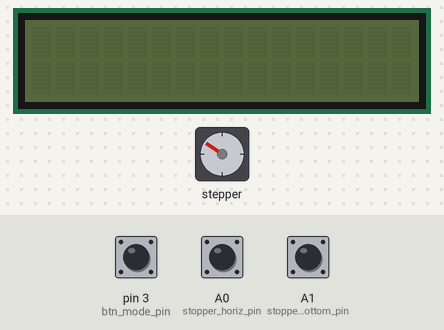
This sketch was run on a simulated Arduino Uno, built with avr-gcc and run on an emulated ATmega328P. On the bench: 16×2 character LCD, stepper motor. The test bench sets the inputs (shaded band); at power-on: A1 (stopper_vert_bottom_pin) LOW, pin 3 (btn_mode_pin) LOW, A0 (stopper_horiz_pin) HIGH. Stepper angles assume 200 steps per turn; what the sketch prints to the serial monitor is not drawn.

Above: at 0.9 s.
1.0 s: A1 (stopper_vert_bottom_pin) pulled HIGH for 0.15 s
2.6 s: pin 3 (btn_mode_pin) pulled HIGH for 0.15 s
At 3.6 s:
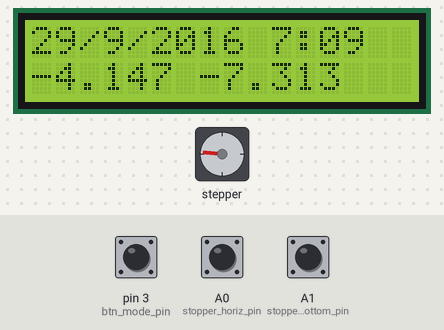
5.7 s: pin 3 (btn_mode_pin) pulled HIGH for 1 s
At 8.9 s:
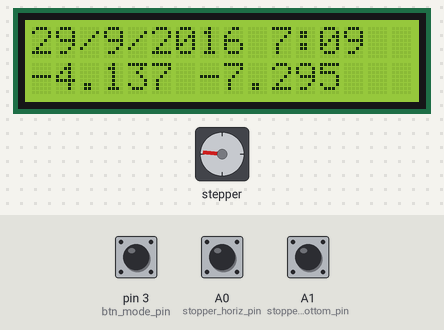
Timing chart, 0 to 10.4 s (numbered marks = the images above; inputs shaded):
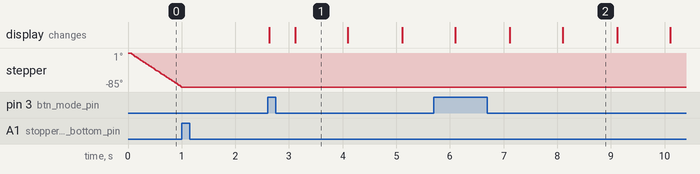

Measured:
- after the input at 1.0 s, stepper: stops changing and stays -85°
- after the input at 2.6 s, the display: first changes at once (image 1 shows a later state)
- what the display in image 1 shows lasts 1.0 s, from 3.1 s to 4.1 s

The sketch:

test_task.ino
```cpp
/*
  Arduino project file for solution lab's test task

  Code for solar tracker using user's coordinates (latitude/longitude), as well as current date and time.
  Information can be displayed onto lcd (2x16), by pressing the button.
  Platform is using three stoppers to control stepper's errors (2 vertical, 1 horizontal)

  Created 27.09.2016
  By Azarn

  https://github.com/Azarn/SolutionLab/blob/master/2016_geoscan/test_task.ino

*/

#include <math.h>
#include <LiquidCrystal_I2C.h>
#include <TimeLib.h>
#include <Stepper.h>

// #define DEBUG_CALC

const int LCD_SHOWUP_MS = 5000;                 // Время показа сообщения на экран
const int STEPS = 200;                          // Количество шагов двигателя
const double STEPPER_DEGREE_VERT = 1.8 / 3.0;   // Угол поворота по горизонтали на один шаг с поправкой на редуктор
const double STEPPER_DEGREE_HORIZ = 1.8 / 3.0;  // Угол поворота по вертикали на один шаг с поправкой на редуктор
const double EPOCH_JD = 2451545.0;              // Юлианская дата для 1 января 2000 года
const double SUN_H_THRESHOLD = 6.0;             // Ограничение угла трекинга солнца по высоте
const double ANGLE_CORRECTION_VERT = -3.0;      // Коррецкия угла по вертикали
const double ANGLE_CORRECTION_HORIZ = 6.0;      // Коррекция угла по горизонтали

double my_lat, my_lng;                             // Широта и долгота потребителя
int gmt;                                           // Часовой пояс
int current_step_horiz = 0, current_step_vert = 0; // Счетчик количества пройденных шагов
unsigned long whenShowingData = 0;                 // Хранит время нажатия на кнопку
bool showingData = false;                          // Флаг показа данных на экране
bool onStartPosition = false;                      // Флаг нахождения в стартовой позиции

// Используемые пины
int btn_mode_pin = 3;
int stopper_horiz_pin = A0;
int stopper_vert_bottom_pin = A1;
int stopper_vert_top_pin = A2;
int horiz_stepper_pins[] = {5, 6, 7, 8};
int vert_steper_pins[] = {9, 10, 11, 12};

LiquidCrystal_I2C lcd(0x27, 16, 2);
Stepper horiz_stepper(STEPS, horiz_stepper_pins[0], horiz_stepper_pins[1], horiz_stepper_pins[2], horiz_stepper_pins[3]);
Stepper vert_stepper(STEPS, vert_steper_pins[0], vert_steper_pins[1], vert_steper_pins[2], vert_steper_pins[3]);


/*
 * Возвращает нормализованный угол в радианах (от -pi до pi)
 */
inline double norm_rad(double a) {
  return atan2(sin(a), cos(a));
}

/*
 * Функция для расчёта значения гипотенузы
 */
inline double hypot(double x, double y) {
  return sqrt(x * x + y * y);
}

/*
 * Возвращает текущее местное время
 */
tmElements_t getLocalTM() {
  tmElements_t tm;
  breakTime(now(), tm);
  return tm;
}

/*
 * Возвращает текущее время в формате UTC
 */
tmElements_t getUTC_TM() {
  tmElements_t tm;
  time_t tt = now();
  tt += 3600 * -gmt;
  breakTime(tt, tm);
  return tm;
}

/*
 * Возвращает количество дней, прошедших с 1 января 2000 года
 */
double compute_jd(tmElements_t const &tm) {
  int month = tm.Month;
  int year = tm.Year + 1970;
  if (month <= 2) {
    month += 12;
    --year;
  }
  return ((long)(365.25 * year) + (long)(30.6001 * (month + 1)) - 15 +
          (1720996.5 - EPOCH_JD) + tm.Day + tm.Hour / 24.0 +
          tm.Minute / (24.0 * 60) + tm.Second / (24.0 * 60 * 60));
}

/*
 * Вычисляет среднюю и истинную долготу солнца
 */
void compute_solar_longitude(double t, double &l, double &l0) {
  // Средняя аномалия
  double M = radians(fmod(357.52910 + 35999.05030 * t - 0.0001559 * t * t, 360));

  // Средняя долгота (в градусах)
  l0 = fmod(280.46645 + 36000.76983 * t + 0.0003032 * t * t, 360);
  double DL = (1.914600 - 0.004817 * t - 0.000014 * t * t) * sin(M) +
              (0.019993 - 0.000101 * t) * sin(2 * M) + 0.000290 * sin(3 * M);

  l = radians(l0 + DL);
  l0 = radians(l0);
}

/*
 * Вычисляет склонение и прямое восхождение солнца
 */
void compute_delta_and_ra(double l, double jd, double &decl, double &ra) {
  // Наклон оси вращения
  double eps = radians(23.43929111 - 3.563E-7 * jd);

  double x = cos(l);
  double y = sin(l) * cos(eps);
  double z = sin(l) * sin(eps);

  decl = atan2(z, hypot(x, y));
  ra = atan2(y, x);
 }

/*
 * Возвращает местное звёздное время
 */
inline double get_sidereal_time_at_lng(double l0, double lng, tmElements_t const &tm) {
    return l0 + PI + radians((tm.Hour +
                             tm.Minute / 60.0 + tm.Second / 3600.0) * 15) + lng;
}

/*
 * Вычисляет высоту и азимут солнца
 */
void compute_altitude_and_azimuth(double &h, double &az) {
  // Щепотка магии
  tmElements_t tm = getUTC_TM();
  double jd = compute_jd(tm);
  double t = jd / 36525;
  double l, l0;
  compute_solar_longitude(t, l, l0);
  double delta, ra;
  compute_delta_and_ra(l, jd, delta, ra);
  double theta = get_sidereal_time_at_lng(l0, radians(my_lng), tm);
  double tau = norm_rad(theta - ra);

  double x = cos(tau) * cos(delta);
  double z = sin(delta);

  double lat = radians(my_lat);
  double xhor = x * sin(lat) - z * cos(lat);
  double yhor = sin(tau) * cos(delta);
  double zhor = x * cos(lat) + z * sin(lat);

  h = atan2(zhor, hypot(xhor, yhor));
  az = atan2(yhor, xhor);

  #ifdef DEBUG_CALC             // Используется для отладки вычисленных значений
  Serial.println(jd, 6);
  Serial.println(t, 6);
  Serial.println(degrees(l), 6);
  Serial.println(degrees(delta), 6);
  Serial.println(degrees(ra), 6);
  Serial.println(fmod(degrees(theta), 360), 6);
  Serial.println(degrees(tau), 6);
  Serial.println(degrees(h), 6);
  Serial.println(degrees(az), 6);
  Serial.println();
  #endif
}

/*
 * Выводит блок данных (дата/время + высота и азимут) на экран в две строки)
 */
void printData(double h, double az) {
  tmElements_t tm = getLocalTM();
  String date_str = String(tm.Day);
  date_str += "/";
  date_str += String(tm.Month);
  date_str += "/";
  date_str += String(tm.Year + 1970);
  date_str += " ";
  date_str += String(tm.Hour);
  date_str += String(":");
  if (tm.Minute < 10) {
    date_str += "0";
  }
  date_str += String(tm.Minute);

  lcd.setCursor(0, 0);
  lcd.print(date_str);

  lcd.setCursor(0, 1);
  lcd.print(String(h, 3) + " " + String(az, 3));
}

/*
 * Двигаемся в начальное положение до стопоров
 */
void moveToStart() {
  while(digitalRead(stopper_horiz_pin) != HIGH) {
    horiz_stepper.step(-1);
  }

  while(digitalRead(stopper_vert_bottom_pin) != HIGH) {
    vert_stepper.step(-1);
  }
  onStartPosition = true;
}

void setup() {
  Serial.begin(9600);
  Serial.println("Setup started");

  lcd.init();
  lcd.noDisplay();

  // В силу отсутствия блока управления, задаём вручную время и локальные координаты
  my_lat = 59.9577927;
  my_lng = 30.4167652;
  gmt = 4;
  setTime(7, 9, 0, 29, 9, 2016);

  pinMode(btn_mode_pin, INPUT);
  pinMode(stopper_horiz_pin, INPUT);
  pinMode(stopper_vert_bottom_pin, INPUT);
  pinMode(stopper_vert_top_pin, INPUT);

  horiz_stepper.setSpeed(15);
  vert_stepper.setSpeed(15);

  moveToStart();

  Serial.println("Setup completed");
}

void loop() {
  double alt, az;
  compute_altitude_and_azimuth(alt, az);
  alt = degrees(alt) - ANGLE_CORRECTION_VERT;            // Поправка на угол отклонения самой конструкции
  az = degrees(az + PI / 2); - ANGLE_CORRECTION_HORIZ;   // Доворачиваем, чтобы смотреть на восток (+ поправка)

  if (alt > SUN_H_THRESHOLD) {      // Проверяем достаточно ли высоко встало солнце
    int v_steps = (int)(alt / STEPPER_DEGREE_VERT) - current_step_vert;     // Разница в шагах по вертикали
    if ((v_steps >= 1 && digitalRead(stopper_vert_top_pin) == LOW) ||       // Доворот вверх и НЕ в верхний стопор
        (v_steps <= -1 && digitalRead(stopper_vert_bottom_pin) == LOW)) {   // Доворот вниз и НЕ в нижний стопор
      v_steps = v_steps > 0 ? 1 : -1;     // В целях безопасности вертимся только на один шаг
      vert_stepper.step(v_steps);
      current_step_vert += v_steps;
      Serial.print("Changing vertial step to: ");
      Serial.println(current_step_vert);
    }

    int h_steps = (int)(az / STEPPER_DEGREE_HORIZ) - current_step_horiz;  // Разница в шагах по горизонтали
    if (h_steps != 0 && digitalRead(stopper_horiz_pin == LOW)) {  // Разрешаем поворот, только если не уперлись в стопор
      h_steps = h_steps > 0 ? 1 : -1;
      horiz_stepper.step(h_steps);
      current_step_horiz += h_steps;
      Serial.print("Changing horizontal step to: ");
      Serial.println(current_step_horiz);
    }
  } else if (!onStartPosition) {
    moveToStart();      // Если солнце зашло, то можно спокойно вернуться в начальное положение
  }

  /*
   * Блок отвечает за показ даты/времени и текущих значений высоты и азимута при нажатии на кнопку
   */
  if (digitalRead(btn_mode_pin) == HIGH) {
    if (!showingData) {
      lcd.display();
      lcd.backlight();
      lcd.clear();
    }
    showingData = true;           // Разрешаем показ данных на экране
    whenShowingData = millis();   // Запоминаем, когда нажали на кнопку
  }

  if (showingData) {
    printData(alt, az);
    if (millis() - whenShowingData > LCD_SHOWUP_MS) {   // Сработает через LCD_SHOWUP_MS мс после нажатия
      showingData = false;
      lcd.noBacklight();
      lcd.noDisplay();
    }
  }
}
```
